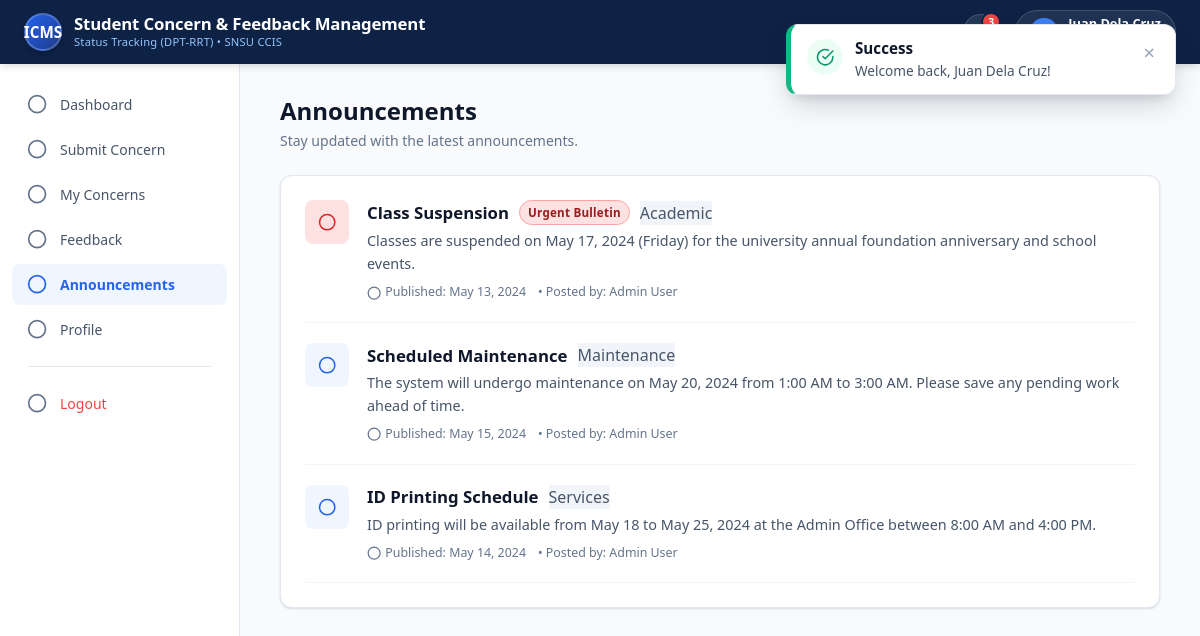
The page /student/announcements.php (signed in) on the database its author committed.
### tables this page shows
CREATE TABLE IF NOT EXISTS `announcements` (
  `announcement_id` INT AUTO_INCREMENT PRIMARY KEY,
  `admin_id` INT DEFAULT NULL,
  `title` VARCHAR(255) NOT NULL,
  `content` TEXT NOT NULL,
  `category` VARCHAR(100) DEFAULT 'General',
  `is_urgent` TINYINT(1) DEFAULT 0,
  `published_at` DATETIME DEFAULT CURRENT_TIMESTAMP,
  INDEX (`admin_id`),
  CONSTRAINT `fk_announcement_admin` FOREIGN KEY (`admin_id`) REFERENCES `administrators` (`admin_id`) ON DELETE SET NULL
);

### student/announcements.php (the view, shortened to what this page needs)
<?php
require_once __DIR__ . '/../config/db.php';
require_once __DIR__ . '/../includes/helpers.php';
$announcements = $pdo->query("
    SELECT a.*, adm.name AS author_name
    FROM announcements a
    LEFT JOIN administrators adm ON a.admin_id = adm.admin_id
    ORDER BY a.is_urgent DESC, a.published_at DESC
")->fetchAll();
require_once __DIR__ . '/../includes/header.php';
require_once __DIR__ . '/../includes/navbar.php';
require_once __DIR__ . '/../includes/sidebar.php';
?>
<div class="page-header" style="max-width: 900px; margin: 0 auto 24px auto;">
  <div class="page-title-wrap">
    <h1 class="page-title">Announcements</h1>
    <p class="page-desc">Stay updated with the latest announcements.</p>
  </div>
</div>
<div class="card" style="max-width: 900px;">
  <div class="card-body" style="padding: 24px; display: flex; flex-direction: column; gap: 20px;">
    <?php if (empty($announcements)): ?>
      <div style="text-align: center; padding: 40px; color: var(--text-muted); display: flex; align-items: center; justify-content: center; gap: 8px;">
        <?= icon('megaphone', '', 20) ?>
        <span>No campus announcements posted at this time.</span>
      </div>
    <?php else: ?>
      <?php foreach ($announcements as $anc): ?>
        <div style="display: flex; align-items: flex-start; gap: 18px; padding-bottom: 20px; border-bottom: 1px solid var(--border-subtle); position: relative;">
          <div style="width: 44px; height: 44px; border-radius: var(--radius-md); background: <?= $anc['is_urgent'] ? '#fee2e2' : '#eff6ff' ?>; color: <?= $anc['is_urgent'] ? '#dc2626' : '#2563eb' ?>; display: flex; align-items: center; justify-content: center; flex-shrink: 0;">
            <?= $anc['is_urgent'] ? icon('alert-triangle', '', 22) : icon('megaphone', '', 22) ?>
          </div>
          <div style="flex: 1;">
            <div style="display: flex; align-items: center; gap: 10px; flex-wrap: wrap; margin-bottom: 4px;">
              <h3 style="font-size: 1.05rem; font-weight: 700; color: var(--text-primary);"><?= e($anc['title']) ?></h3>
              <?php if ($anc['is_urgent']): ?>
                <span class="priority-pill priority-critical">Urgent Bulletin</span>
              <?php endif; ?>
              <span class="badge-tag" style="background: #f1f5f9; color: #475569;"><?= e($anc['category']) ?></span>
            </div>
            <p style="font-size: 0.9rem; color: var(--text-secondary); line-height: 1.6; margin-bottom: 8px;">
              <?= nl2br(e($anc['content'])) ?>
            </p>
            <div style="display: flex; align-items: center; gap: 12px; font-size: 0.775rem; color: var(--text-muted);">
              <span style="display: inline-flex; align-items: center; gap: 4px;"><?= icon('calendar', '', 14) ?> Published: <?= formatDate($anc['published_at']) ?></span>
              <?php if (!empty($anc['author_name'])): ?>
                <span>• Posted by: <?= e($anc['author_name']) ?></span>
              <?php endif; ?>
            </div>
          </div>
        </div>
      <?php endforeach; ?>
    <?php endif; ?>
  </div>
</div>
<?php require_once __DIR__ . '/../includes/footer.php'; ?>

### includes/helpers.php (shortened to what this page needs)
<?php
function e(?string $str): string {
    return htmlspecialchars((string)($str ?? ''), ENT_QUOTES, 'UTF-8');
}
function formatDate(?string $datetime): string {
    $time = strtotime($datetime);
    return date('M d, Y', $time);
}
function getIcon(string $name, string $extraClass = '', ?int $size = null): string {
    $dim = $size ? "width='{$size}' height='{$size}'" : "";
    $classAttr = "class='svg-icon " . e($extraClass) . "'";
    return $icons[$name] ?? "<svg {$classAttr} {$dim} viewBox='0 0 24 24'><circle cx='12' cy='12' r='10'/></svg>";
}
function icon(string $name, string $extraClass = '', ?int $size = null): string {
    return getIcon($name, $extraClass, $size);
}

### assets/css/variables.css (style rules this page uses)
:root { --navy-dark: #091730; --navy-primary: #0e2246; --navy-light: #18376e; --navy-surface: #1e3a8a; --brand-blue: #2563eb; --brand-blue-hover: #1d4ed8; --brand-blue-light: #eff6ff; --brand-blue-border: #bfdbfe; --accent-gold: #f59e0b; --accent-gold-light: #fef3c7; --status-pending-text: #b45309; --status-pending-bg: #fef3c7; --status-pending-border: #fde68a; --status-pending-dot: #f59e0b; --status-progress-text: #1d4ed8; --status-progress-bg: #eff6ff; --status-progress-border: #bfdbfe; --status-progress-dot: #3b82f6; --status-resolved-text: #065f46; --status-resolved-bg: #d1fae5; --status-resolved-border: #a7f3d0; --status-resolved-dot: #10b981; --priority-critical-text: #991b1b; --priority-critical-bg: #fee2e2; --priority-critical-border: #fca5a5; --priority-high-text: #c2410c; --priority-high-bg: #ffedd5; --priority-high-border: #fed7aa; --priority-medium-text: #b45309; --priority-medium-bg: #fef3c7; --priority-medium-border: #fde68a; --priority-low-text: #334155; --priority-low-bg: #f1f5f9; --priority-low-border: #cbd5e1; --bg-body: #f8fafc; --bg-card: #ffffff; --bg-sidebar: #ffffff; --bg-header: #0e2246; --border-color: #e2e8f0; --border-subtle: #f1f5f9; --divider: #e2e8f0; --text-primary: #0f172a; --text-secondary: #475569; --text-muted: #64748b; --text-light: #94a3b8; --text-inverse: #ffffff; --font-family-display: system-ui, -apple-system, BlinkMacSystemFont, 'Segoe UI', Roboto, Helvetica, Arial, sans-serif; --font-family-body: system-ui, -apple-system, BlinkMacSystemFont, 'Segoe UI', Roboto, Helvetica, Arial, sans-serif; --shadow-xs: 0 1px 2px 0 rgba(0, 0, 0, 0.05); --shadow-sm: 0 1px 3px 0 rgba(0, 0, 0, 0.1), 0 1px 2px -1px rgba(0, 0, 0, 0.1); --shadow-md: 0 4px 6px -1px rgba(0, 0, 0, 0.1), 0 2px 4px -2px rgba(0, 0, 0, 0.1); --shadow-lg: 0 10px 15px -3px rgba(0, 0, 0, 0.1), 0 4px 6px -4px rgba(0, 0, 0, 0.1); --shadow-xl: 0 20px 25px -5px rgba(0, 0, 0, 0.1), 0 8px 10px -6px rgba(0, 0, 0, 0.1); --radius-xs: 4px; --radius-sm: 6px; --radius-md: 8px; --radius-lg: 12px; --radius-xl: 16px; --radius-pill: 9999px; --header-height: 64px; --sidebar-width: 240px; --transition-fast: 0.15s ease; --transition-normal: 0.25s ease; }

### assets/css/base.css (style rules this page uses)
* { margin: 0; padding: 0; box-sizing: border-box; }
html, body { width: 100%; min-height: 100%; font-family: var(--font-family-body); color: var(--text-primary); background-color: var(--bg-body); line-height: 1.5; -webkit-font-smoothing: antialiased; -moz-osx-font-smoothing: grayscale; }
h1, h2, h3, h4, h5, h6 { font-family: var(--font-family-display); font-weight: 700; line-height: 1.25; color: var(--text-primary); }
.svg-icon { display: inline-block; width: 1.15em; height: 1.15em; stroke-width: 2; stroke: currentColor; fill: none; stroke-linecap: round; stroke-linejoin: round; vertical-align: -0.18em; }

### assets/css/layout.css (style rules this page uses)
.main-content-container .card[style*="max-width"], .main-content-container div[style*="max-width"] { margin-left: auto; margin-right: auto; }
.page-header { margin-bottom: 24px; display: flex; align-items: flex-start; justify-content: space-between; flex-wrap: wrap; gap: 16px; }
.page-title-wrap { display: flex; flex-direction: column; }
.page-title { font-size: 1.5rem; font-weight: 700; color: var(--text-primary); display: flex; align-items: center; gap: 8px; }
.page-desc { font-size: 0.875rem; color: var(--text-muted); margin-top: 4px; }

### assets/css/components.css (style rules this page uses)
.card { background-color: var(--bg-card); border: 1px solid var(--border-color); border-radius: var(--radius-lg); box-shadow: var(--shadow-sm); overflow: hidden; margin-bottom: 24px; transition: box-shadow var(--transition-normal); }
.card-body { padding: 20px; }
.priority-pill { display: inline-flex; align-items: center; gap: 4px; padding: 3px 8px; border-radius: var(--radius-pill); font-size: 0.725rem; font-weight: 700; letter-spacing: 0.02em; }
.priority-critical { background-color: var(--priority-critical-bg); color: var(--priority-critical-text); border: 1px solid var(--priority-critical-border); }

### rows shown on the page
announcements: title "Class Suspension", is_urgent "Urgent Bulletin", category "Academic", content "Classes are suspended on May 17, 2024 (Friday) for the university annual foundation anniversary and school events.", published_at "May 13, 2024", admin.name "Admin User"
announcements: title "Scheduled Maintenance", category "Maintenance", content "The system will undergo maintenance on May 20, 2024 from 1:00 AM to 3:00 AM. Please save any pending work ahead of time.", published_at "May 15, 2024", admin.name "Admin User"
announcements: title "ID Printing Schedule", category "Services", content "ID printing will be available from May 18 to May 25, 2024 at the Admin Office between 8:00 AM and 4:00 PM.", published_at "May 14, 2024", admin.name "Admin User"
